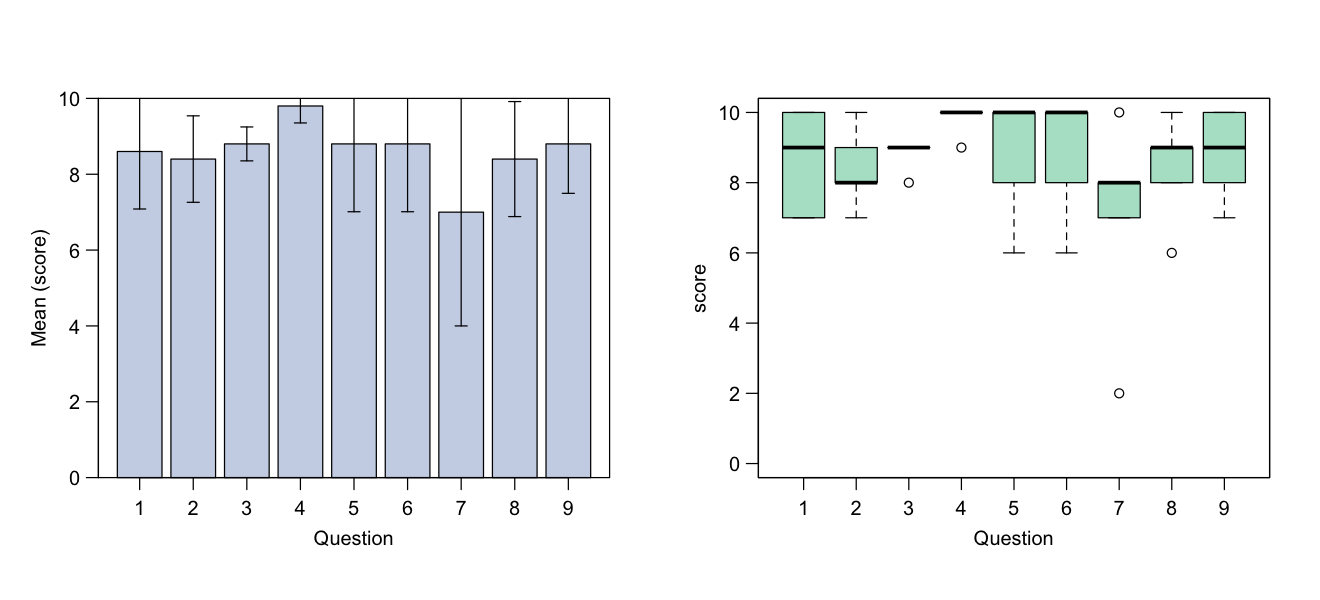

The R source for this figure:
library(RColorBrewer)

# Read Table From File

evaluations <- 
  read.table("http://cmb.path.uab.edu/training/docs/evaluation_cb2-201_2016_02.tsv",
             header = TRUE, 
             sep = "\t")

# Remove empty column
# evaluations <- evaluations[,-4]

# Calculate Mean and Standard Error

vector=0*c(1:9)
std=0*c(1:9)

for (i in 1:9) {
  vector[i]<-mean(evaluations[,i+1][!is.na(evaluations[,i+1])])
  std[i]<-sd(evaluations[,i+1][!is.na(evaluations[,i+1])])
}

png("evaluation_cb2-201_2016_02.png", width = 11, height = 5, units = "in", res = 120)

# Make BarPlot

nice <- brewer.pal(3, "Pastel2")

par(mfrow = c(1, 2), mgp=c(2,0.75,0))

bp <- barplot(vector, 
              ylim=c(0,10), 
              names=c(1:9),
              xlab="Question",
              ylab="Mean (score)",
              col=nice[3],
              las=1)

axis(side = 1, at = bp, labels = FALSE) 

box()

mids <- bp[, 1]

for (i in 1:9){
  arrows(x0 = mids[i],
         y0 = vector[i] - std[i],
         x1 = mids[i],
         y1 = vector[i] + std[i],
         code = 3,
         angle = 90,
         length=0.05)
}

# Make BoxPlot

boxplot(evaluations[, 2:10],
        col=nice[1],
        ylim=c(0,10),
        xlab="Question",
        ylab="score",
        names=c(1:9),
        las=1)

box()


dev.off()

